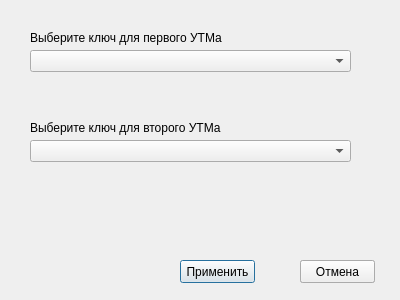
<?xml version="1.0" encoding="UTF-8"?>
<ui version="4.0">
 <class>Change_device</class>
 <widget class="QDialog" name="Change_device">
  <property name="geometry">
   <rect>
    <x>0</x>
    <y>0</y>
    <width>400</width>
    <height>300</height>
   </rect>
  </property>
  <property name="windowTitle">
   <string>Dialog</string>
  </property>
  <widget class="QLabel" name="label">
   <property name="geometry">
    <rect>
     <x>30</x>
     <y>30</y>
     <width>241</width>
     <height>16</height>
    </rect>
   </property>
   <property name="text">
    <string>Выберите ключ для первого УТМа</string>
   </property>
  </widget>
  <widget class="QComboBox" name="comboBox_UTM1">
   <property name="geometry">
    <rect>
     <x>30</x>
     <y>50</y>
     <width>321</width>
     <height>22</height>
    </rect>
   </property>
  </widget>
  <widget class="QLabel" name="label_2">
   <property name="geometry">
    <rect>
     <x>30</x>
     <y>120</y>
     <width>241</width>
     <height>16</height>
    </rect>
   </property>
   <property name="text">
    <string>Выберите ключ для второго УТМа</string>
   </property>
  </widget>
  <widget class="QComboBox" name="comboBox_UTM2">
   <property name="geometry">
    <rect>
     <x>30</x>
     <y>140</y>
     <width>321</width>
     <height>22</height>
    </rect>
   </property>
  </widget>
  <widget class="QPushButton" name="pushButton_change">
   <property name="geometry">
    <rect>
     <x>180</x>
     <y>260</y>
     <width>75</width>
     <height>23</height>
    </rect>
   </property>
   <property name="text">
    <string>Применить</string>
   </property>
  </widget>
  <widget class="QPushButton" name="pushButton_cancel">
   <property name="geometry">
    <rect>
     <x>300</x>
     <y>260</y>
     <width>75</width>
     <height>23</height>
    </rect>
   </property>
   <property name="text">
    <string>Отмена</string>
   </property>
  </widget>
  <widget class="QPushButton" name="pushButton_cancel_gui">
   <property name="geometry">
    <rect>
     <x>300</x>
     <y>260</y>
     <width>75</width>
     <height>23</height>
    </rect>
   </property>
   <property name="text">
    <string>Отмена</string>
   </property>
  </widget>
 </widget>
 <resources/>
 <connections/>
</ui>
